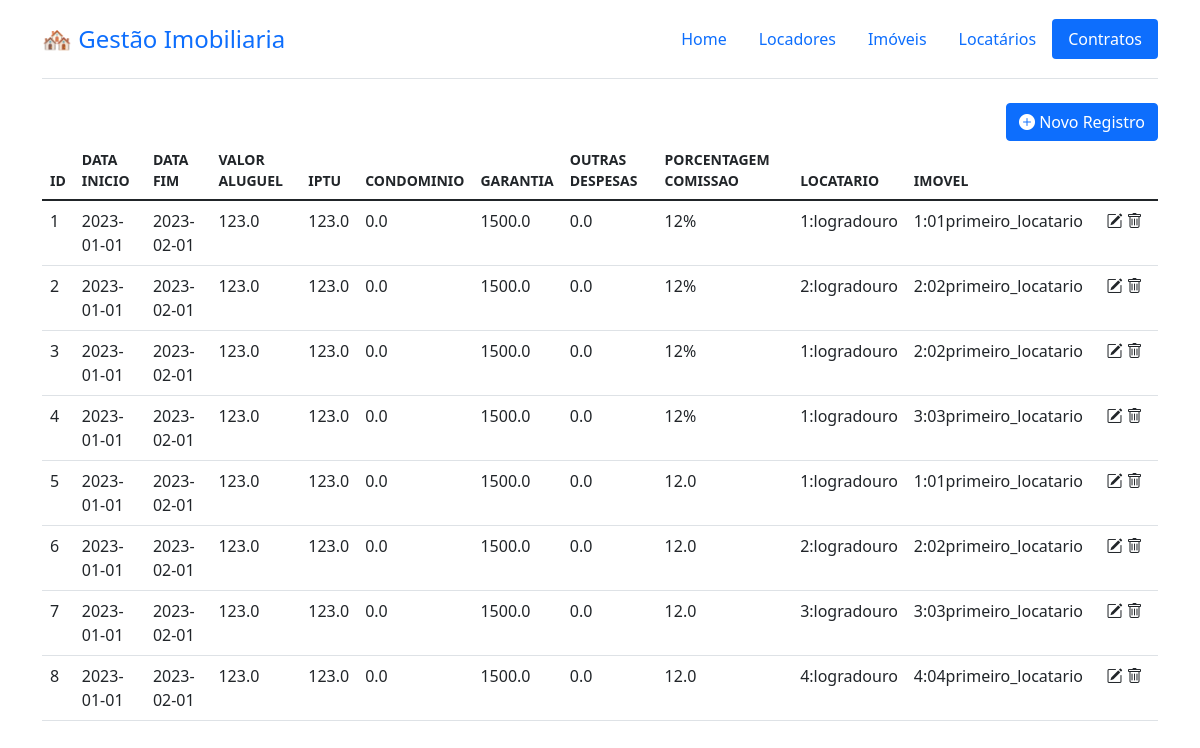
The app's page /contrato/ with its own data.
### tables this page shows
CREATE TABLE `contrato` (
	`id` integer primary key NOT NULL UNIQUE,
	`data_inicio` REAL NOT NULL,
	`data_fim` REAL NOT NULL,
	`valor_aluguel` REAL NOT NULL,
	`IPTU` REAL NOT NULL,
	`condominio` REAL NOT NULL DEFAULT '0',
	`garantia` REAL NOT NULL,
	`outras_despesas` REAL NOT NULL,
	`porcentagem_comissao` REAL NOT NULL,
	`id_locatario` INTEGER NOT NULL,
	`id_imovel` INTEGER NOT NULL,
	FOREIGN KEY(`id_locatario`) REFERENCES `locatario`(`id`),
	FOREIGN KEY(`id_imovel`) REFERENCES `imovel`(`id`)
);

### gestao_imobiliaria/views/contrato.py (the view)
@current_app.route("/contrato/")
def contrato_list():
    PAGE_TITLE = "contrato"
    db = get_db()
    colunas = get_column_names(db, table="contrato")
    dados = db.execute(
        """
        SELECT contrato.id, contrato.data_inicio, contrato.data_fim,
            contrato.valor_aluguel, contrato.IPTU, contrato.condominio,
            contrato.garantia, contrato.outras_despesas, contrato.porcentagem_comissao,
            imovel.id||':'|| imovel.endereco_logradouro as id_imovel,
            locatario.id||':'|| locatario.primeiro_nome as id_locatario
        FROM contrato
        INNER JOIN imovel ON contrato.id_imovel = imovel.id
        INNER JOIN locatario ON contrato.id_locatario = locatario.id
        """
    ).fetchall()
    if dados is None:
        dados = []
    return render_template(
        "list.html",
        dados=dados,
        colunas=colunas,
        page_title=PAGE_TITLE,
    )

### gestao_imobiliaria/db.py (called while the page is built)
def get_db():
    if "db" not in g:
        g.db = sqlite3.connect(
            os.getenv("DATABASE_URL"), detect_types=sqlite3.PARSE_DECLTYPES
        )
        g.db.row_factory = sqlite3.Row
    return g.db

### gestao_imobiliaria/views/utils.py (called while the page is built)
@cache
def get_column_names(db, table):
    cursor = db.execute(f"PRAGMA table_info({table})")
    colunas = [column[1] for column in cursor.fetchall()]
    for i in range(len(colunas)):
        colunas[i] = colunas[i].replace("id_", "")
        colunas[i] = colunas[i].replace("_", " ")
        colunas[i] = colunas[i].upper()
    return colunas

### gestao_imobiliaria/templates/list.html (shortened to what this page needs)
{% extends "base.html" %}
{% block content %}
    <div class="container-buttons text-end">
      <button type="button" class="btn btn-primary"><i class="bi bi-plus-circle-fill"></i> Novo Registro </button>
    </div>
    <table class="table table-hover">
      <thead>
        <tr>
          {% for coluna in colunas %}
            <th scope="col" class="small">{{ coluna }}</th>
          {% endfor %}
          <th scope="col" class="w-auto"></th>
        </tr>
      </thead>
      <tbody>
        {% for dado in dados %}
          <tr>
            {% for value in dado %}
              <td>{{ value }}</td>
            {% endfor %}
            <td class="text-center"><i class="bi bi-pencil-square"></i> <i class="bi bi-trash"></i></td>
          </tr>
        {% endfor %}
      </tbody>
    </table>
{% endblock %}

### gestao_imobiliaria/templates/base.html (shortened to what this page needs)
<!doctype html>
<html lang="en">
    <head>
        <link href="https://cdn.jsdelivr.net/npm/bootstrap@5.1.3/dist/css/bootstrap.min.css" rel="stylesheet">
        <link rel="stylesheet" href="https://cdn.jsdelivr.net/npm/bootstrap-icons@1.11.3/font/bootstrap-icons.min.css">
    </head>
    <body>
        <div class="container">
            <nav class="d-flex flex-wrap align-items-center justify-content-between py-3 mb-4 border-bottom">
                <a class="navbar-brand" style="font-size: 1.5rem;" href="/">
                    <span class="fs-4">🏘️ Gestão Imobiliaria</span>
                </a>
                <ul class="nav nav-pills">
                    <li class="nav-item"><a href="/" class="nav-link {{ 'active' if page_title == 'home' else '' }}" aria-current="page">Home</a></li>
                    <li class="nav-item"><a href="/locador" class="nav-link {{ 'active' if page_title == 'locador' else '' }}">Locadores</a></li>
                    <li class="nav-item"><a href="/imovel" class="nav-link {{ 'active' if page_title == 'imovel' else '' }}">Imóveis</a></li>
                    <li class="nav-item"><a href="/locatario" class="nav-link {{ 'active' if page_title == 'locatario' else '' }}">Locatários</a></li>
                    <li class="nav-item"><a href="/contrato" class="nav-link {{ 'active' if page_title == 'contrato' else '' }}">Contratos</a></li>
                </ul>
            </nav>
        </div>
        <div class="container">
            {% block content %}{% endblock %}
        </div>
    </body>
</html>

### gestao_imobiliaria/templates/base.html (style rules this page uses)
.table td:last-child, .table th:last-child { width: 6%; }

### records on screen
contrato: dado "1" "1:logradouro" "1:01primeiro_locatario", data_inicio "2023-01-01", data_fim "2023-02-01", valor_aluguel "123.0", IPTU "123.0", condominio "0.0", garantia "1500.0", outras_despesas "0.0", porcentagem_comissao "12%"
contrato: dado "2" "2:logradouro" "2:02primeiro_locatario", data_inicio "2023-01-01", data_fim "2023-02-01", valor_aluguel "123.0", IPTU "123.0", condominio "0.0", garantia "1500.0", outras_despesas "0.0", porcentagem_comissao "12%"
contrato: dado "3" "1:logradouro" "2:02primeiro_locatario", data_inicio "2023-01-01", data_fim "2023-02-01", valor_aluguel "123.0", IPTU "123.0", condominio "0.0", garantia "1500.0", outras_despesas "0.0", porcentagem_comissao "12%"
contrato: dado "4" "1:logradouro" "3:03primeiro_locatario", data_inicio "2023-01-01", data_fim "2023-02-01", valor_aluguel "123.0", IPTU "123.0", condominio "0.0", garantia "1500.0", outras_despesas "0.0", porcentagem_comissao "12%"
contrato: dado "5" "1:logradouro" "1:01primeiro_locatario", data_inicio "2023-01-01", data_fim "2023-02-01", valor_aluguel "123.0", IPTU "123.0", condominio "0.0", garantia "1500.0", outras_despesas "0.0", porcentagem_comissao "12.0"
contrato: dado "6" "2:logradouro" "2:02primeiro_locatario", data_inicio "2023-01-01", data_fim "2023-02-01", valor_aluguel "123.0", IPTU "123.0", condominio "0.0", garantia "1500.0", outras_despesas "0.0", porcentagem_comissao "12.0"
contrato: dado "7" "3:logradouro" "3:03primeiro_locatario", data_inicio "2023-01-01", data_fim "2023-02-01", valor_aluguel "123.0", IPTU "123.0", condominio "0.0", garantia "1500.0", outras_despesas "0.0", porcentagem_comissao "12.0"
contrato: dado "8" "4:logradouro" "4:04primeiro_locatario", data_inicio "2023-01-01", data_fim "2023-02-01", valor_aluguel "123.0", IPTU "123.0", condominio "0.0", garantia "1500.0", outras_despesas "0.0", porcentagem_comissao "12.0"

### other values on screen
{{ coluna }} "ID" "DATA INICIO" "DATA FIM" "VALOR ALUGUEL" "IPTU" "CONDOMINIO" "GARANTIA" "OUTRAS DESPESAS" "PORCENTAGEM COMISSAO" "LOCATARIO" "IMOVEL"
